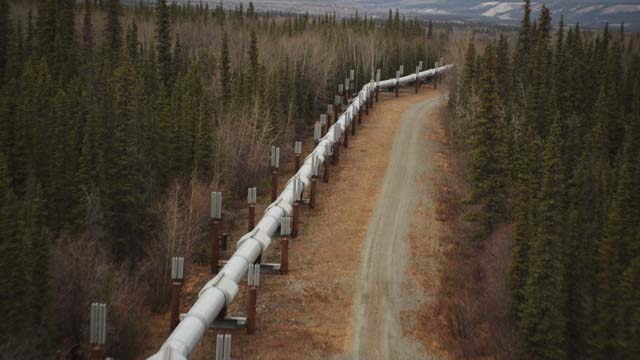
//> input picture LineDetector/LineDetector/LineDetector/pipeline2.jpg, 640 x 360 px
$ ./main   (built with g++ and OpenCV 4)
//> lines starting //> are read from the running program, lines starting //| are printed output that depends on the picture; after the words box and inside, x2 and y2 are one past the last pixel; in counts of white or black regions, pixels touching at a corner belong together
/**
* @file HoughLines_Demo.cpp
* @brief Demo code for Hough Transform
* @author OpenCV team
*/

#include "opencv2/imgcodecs.hpp"
#include "opencv2/highgui/highgui.hpp"
#include "opencv2/imgproc/imgproc.hpp"
#include <iostream>
#include <stdio.h>

using namespace cv;
using namespace std;

/// Global variables

/** General variables */
Mat src, edges;
Mat src_gray;
Mat standard_hough, probabilistic_hough;
int min_threshold = 50;
int max_trackbar = 150;

const char* standard_name = "Standard Hough Lines Demo";
const char* probabilistic_name = "Probabilistic Hough Lines Demo";

int s_trackbar = max_trackbar;
int p_trackbar = max_trackbar;

/// Function Headers
void help();
void Standard_Hough(int, void*);
void Probabilistic_Hough(int, void*);

/**
* @function main
*/
int main(int argc, char** argv)
{
	const char* filename = argc >= 2 ? argv[1] : "pipeline2.jpg";
	/// Read the image
	src = imread(filename, 1);
//> src is the input picture: 360 rows x 640 cols, CV_8UC3; mean B, G, R 52, 65.8, 76.2

	if (src.empty())
	{
		help();
		return -1;
	}

	/// Pass the image to gray
	cvtColor(src, src_gray, COLOR_RGB2GRAY);
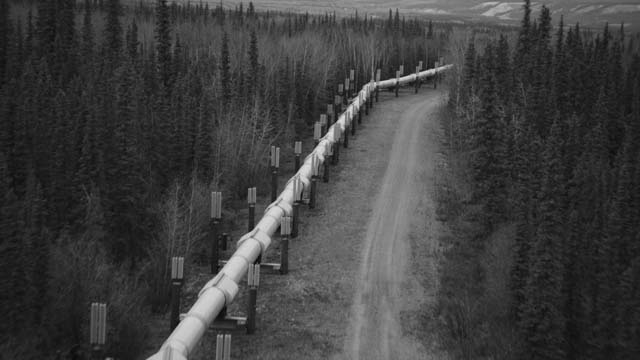
//> src_gray: 360 rows x 640 cols, CV_8UC1; min 6, max 223, mean 62.9

	/// Apply Canny edge detector
	Canny(src_gray, edges, 50, 200, 3);
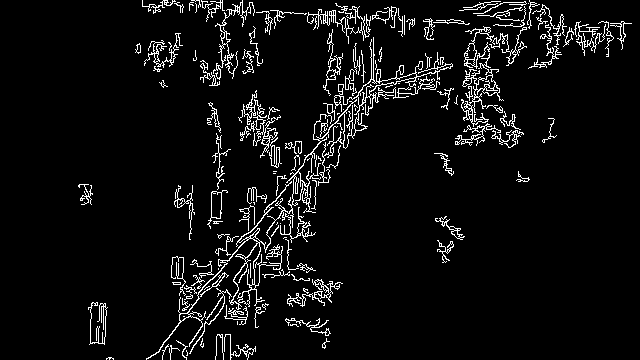
//> edges: 360 rows x 640 cols, CV_8UC1; 5.8% white in thin lines or dots, all inside (x1, y1, x2, y2) = (78, 0, 632, 360)

	/// Create Trackbars for Thresholds
	char thresh_label[50];
	sprintf(thresh_label, "Thres: %d + input", min_threshold);

	namedWindow(standard_name, WINDOW_AUTOSIZE);
	createTrackbar(thresh_label, standard_name, &s_trackbar, max_trackbar, Standard_Hough);

	namedWindow(probabilistic_name, WINDOW_AUTOSIZE);
	createTrackbar(thresh_label, probabilistic_name, &p_trackbar, max_trackbar, Probabilistic_Hough);

	/// Initialize
	Standard_Hough(0, 0);
	Probabilistic_Hough(0, 0);
	waitKey(0);
	return 0;
}

/**
* @function help
* @brief Indications of how to run this program and why is it for
*/
void help()
{
	printf("\t Hough Transform to detect lines \n ");
	printf("\t---------------------------------\n ");
	printf(" Usage: ./HoughLines_Demo <image_name> \n");
}

/**
* @function Standard_Hough
*/
void Standard_Hough(int, void*)
{
	vector<Vec2f> s_lines;
	cvtColor(edges, standard_hough, COLOR_GRAY2BGR);

	/// 1. Use Standard Hough Transform
	HoughLines(edges, s_lines, 1, CV_PI / 180, min_threshold + s_trackbar, 0, 0);
//> s_lines = 1 line (rho, theta): [340, 0.66]

	/// Show the result
	for (size_t i = 0; i < s_lines.size(); i++)
	{
		float r = s_lines[i][0], t = s_lines[i][1];
		double cos_t = cos(t), sin_t = sin(t);
		double x0 = r*cos_t, y0 = r*sin_t;
		double alpha = 1000;

		Point pt1(cvRound(x0 + alpha*(-sin_t)), cvRound(y0 + alpha*cos_t));
		Point pt2(cvRound(x0 - alpha*(-sin_t)), cvRound(y0 - alpha*cos_t));
		line(standard_hough, pt1, pt2, Scalar(255, 0, 0), 3, LINE_AA);
	}
//> this loop made 1 pass
//> (r, t, cos_t, sin_t, x0, y0, pt1, pt2) on pass 1: (340, 0.663, 0.788, 0.616, 267.9, 209.3, Point(-348, 997), Point(884, -579))
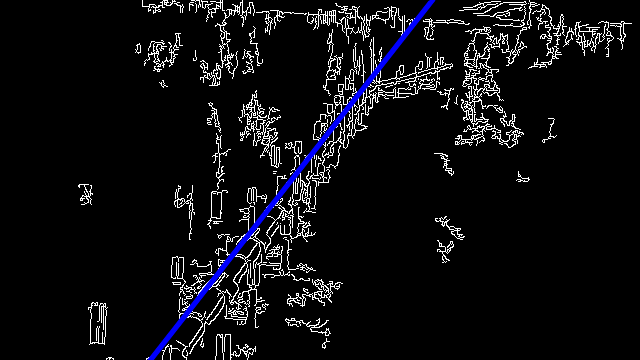
//> standard_hough: 360 rows x 640 cols, CV_8UC3; mean B, G, R 16.8, 14.1, 14.1

	imshow(standard_name, standard_hough);
}

/**
* @function Probabilistic_Hough
*/
void Probabilistic_Hough(int, void*)
{
	vector<Vec4i> p_lines;
	cvtColor(edges, probabilistic_hough, COLOR_GRAY2BGR);

	/// 2. Use Probabilistic Hough Transform
	HoughLinesP(edges, p_lines, 1, CV_PI / 180, min_threshold + p_trackbar, 30, 10);
//> p_lines = 1 line (x1, y1, x2, y2): [155, 354, 208, 286]

	/// Show the result
	for (size_t i = 0; i < p_lines.size(); i++)
	{
		Vec4i l = p_lines[i];
		line(probabilistic_hough, Point(l[0], l[1]), Point(l[2], l[3]), Scalar(255, 0, 0), 3, LINE_AA);
	}
//> this loop made 1 pass
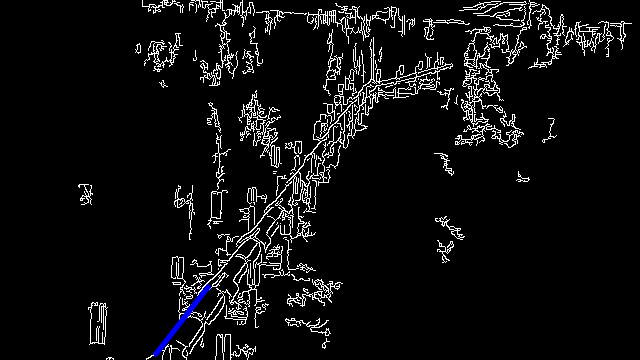
//> probabilistic_hough: 360 rows x 640 cols, CV_8UC3; mean B, G, R 15.2, 14.7, 14.7


	//compare all lines to one another for matching slope
	for (size_t j = 0; j < p_lines.size()-1; j++){

		for (size_t k = j+1; k < p_lines.size(); k++){

			Vec4i mj = p_lines[j];    //line 1
			Vec4i mk = p_lines[k];    //line 2
			Point pj1(mj[0], mj[1]);  //point 1 line 1
			Point pj2(mj[2], mj[3]);  //point 2 line 1
			Point pk1(mk[0], mk[1]);  //point 1 line 2
			Point pk2(mk[2], mk[3]);  //point 2 line 2

			if (abs((((double)(mj[3] - mj[1]) / (double)(mj[2] - mj[0])) / ((double)(mk[3] - mk[1]) / (double)(mk[2] - mk[0]))) - 1) < .1){
				//if the ratio of the slopes of the two lines differs from 1 by less than .1 (if the lines are of almost equal slope)
				double l1_xcenter = (double)((mj[2] - mj[0]) / 2)+mj[0];                //x value of line 1 midpoint
				double l1_ycenter = (double)((mj[3] - mj[1]) / 2)+mj[1];                //y value of line 1 midpoint
				double l2_xcenter = (double)((mk[2] - mk[0]) / 2) + mk[0];              //x value of line 2 midpoint
				double l2_ycenter = (double)((mk[3] - mk[1]) / 2) + mk[1];              //y value of line 2 midpoint
				double average_xcenter = ((l2_xcenter - l1_xcenter) / 2) + l1_xcenter;  //x value of midpoint of both lines
				double average_ycenter = ((l2_ycenter - l1_ycenter) / 2) + l1_ycenter;  //y value of midpoint of both lines

				Point line_location(average_xcenter,average_ycenter);
				//create a point in between the two lines to indicate the location of their center
				circle(probabilistic_hough, line_location, 1, Scalar(0, 255, 0), 3, 8, 0);
				//draw a green circle centered at the center location
			}

		}

	}
//> this loop made 0 passes


	imshow(probabilistic_name, probabilistic_hough);
}

$ run again, with LineDetector/LineDetector/LineDetector/pipeline3.jpg copied over LineDetector/LineDetector/LineDetector/pipeline2.jpg
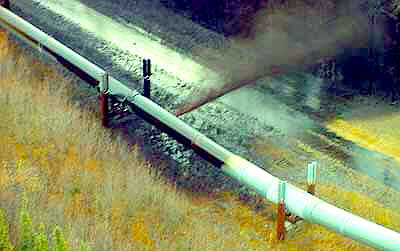
//> input picture LineDetector/LineDetector/LineDetector/pipeline3.jpg, 400 x 251 px
//> src is the input picture: 251 rows x 400 cols, CV_8UC3; mean B, G, R 103.2, 137.2, 128.3
//> edges: 251 rows x 400 cols, CV_8UC1; 22.2% white in thin lines or dots
//> s_lines = 1 line (rho, theta): [14, 2.15]
//> the loop in Standard_Hough, `for (size_t i = 0; i < s_lines.size(); i++)` made 1 pass
//> (r, t, cos_t, sin_t, x0, y0, pt1, pt2) on pass 1: (14, 2.15, -0.545, 0.839, -7.62, 11.74, Point(-846, -533), Point(831, 556))
//> after the loop in Standard_Hough, `for (size_t i = 0; i < s_lines.size(); i++)`:
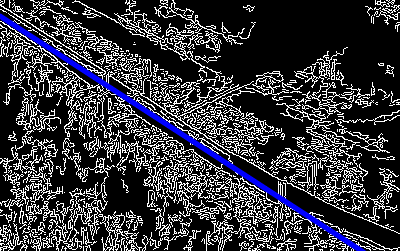
//> standard_hough: 251 rows x 400 cols, CV_8UC3; mean B, G, R 60.9, 55.1, 55.1
//> p_lines = 1 line (x1, y1, x2, y2): [0, 17, 108, 87]
//> the loop in Probabilistic_Hough, `for (size_t i = 0; i < p_lines.size(); i++)` made 1 pass
//> after the loop in Probabilistic_Hough, `for (size_t i = 0; i < p_lines.size(); i++)`:
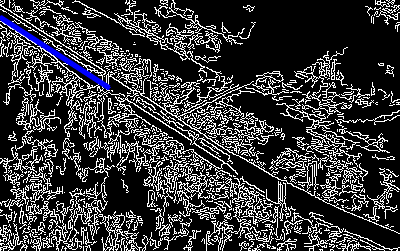
//> probabilistic_hough: 251 rows x 400 cols, CV_8UC3; mean B, G, R 57.8, 56, 56

$ run again, with LineDetector/LineDetector/LineDetector/pipeline1.png saved as LineDetector/LineDetector/LineDetector/pipeline2.jpg
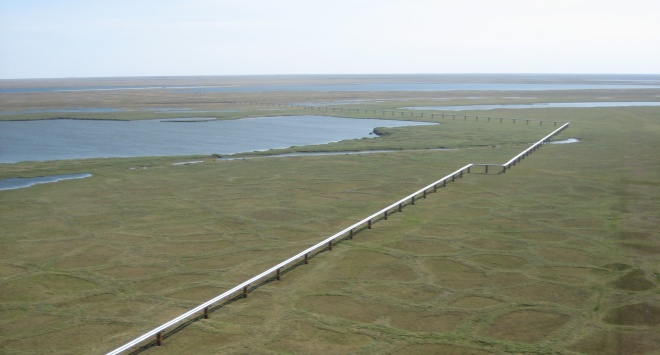
//> input picture LineDetector/LineDetector/LineDetector/pipeline1.png, 660 x 355 px
//> src is the input picture: 355 rows x 660 cols, CV_8UC3; mean B, G, R 136.4, 150.2, 145.9
//> edges: 355 rows x 660 cols, CV_8UC1; 2.7% white in thin lines or dots, all inside (x1, y1, x2, y2) = (0, 73, 660, 355)
//> s_lines = 6 lines (rho, theta): [367, 1.08], [364, 1.08], [79, 1.55], [362, 1.1], [74, 1.57], [126, 1.54]
//> the loop in Standard_Hough, `for (size_t i = 0; i < s_lines.size(); i++)` made 6 passes
//> (r, t, cos_t, sin_t, x0, y0, pt1, pt2) on passes 1 to 5: (367, 1.08, 0.469, 0.883, 172.3, 324, Point(-711, 794), Point(1055, -145)), (364, 1.08, 0.469, 0.883, 170.9, 321.4, Point(-712, 791), Point(1054, -148)), (79, 1.55, 0.0175, 1, 1.38, 78.99, Point(-998, 96), Point(1001, 62)), (362, 1.1, 0.454, 0.891, 164.3, 322.5, Point(-727, 777), Point(1055, -131)), (74, 1.57, -4.37e-08, 1, -3.23e-06, 74, Point(-1000, 74), Point(1000, 74))
//> after the loop in Standard_Hough, `for (size_t i = 0; i < s_lines.size(); i++)`:
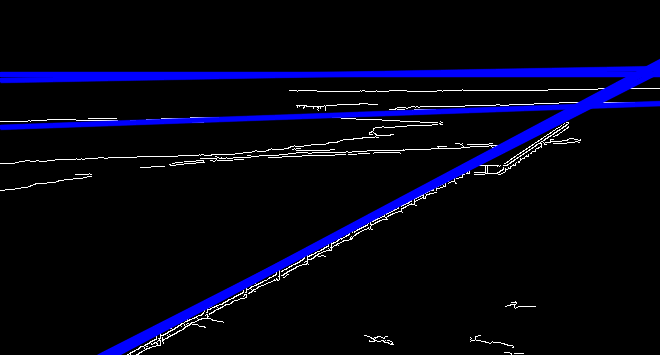
//> standard_hough: 355 rows x 660 cols, CV_8UC3; mean B, G, R 20.2, 4.1, 4.1
//> p_lines = 5 lines (x1, y1, x2, y2): [115, 354, 472, 164], [292, 257, 470, 163], [107, 354, 345, 228], [253, 74, 398, 74], [246, 117, 319, 115]
//> the loop in Probabilistic_Hough, `for (size_t i = 0; i < p_lines.size(); i++)` made 5 passes
//> after the loop in Probabilistic_Hough, `for (size_t i = 0; i < p_lines.size(); i++)`:
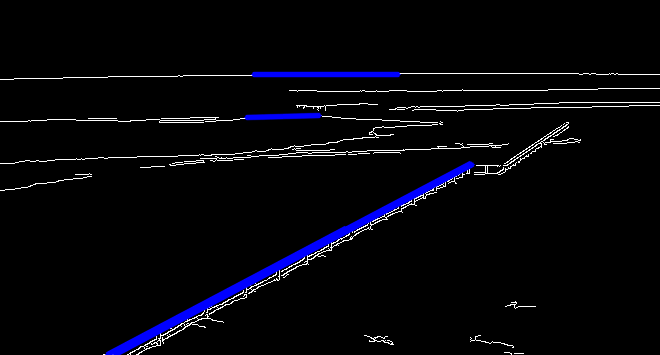
//> probabilistic_hough: 355 rows x 660 cols, CV_8UC3; mean B, G, R 10.4, 5.4, 5.4
//> the loop in Probabilistic_Hough, `for (size_t j = 0; j < p_lines.size()-1; j++)` made 4 passes
